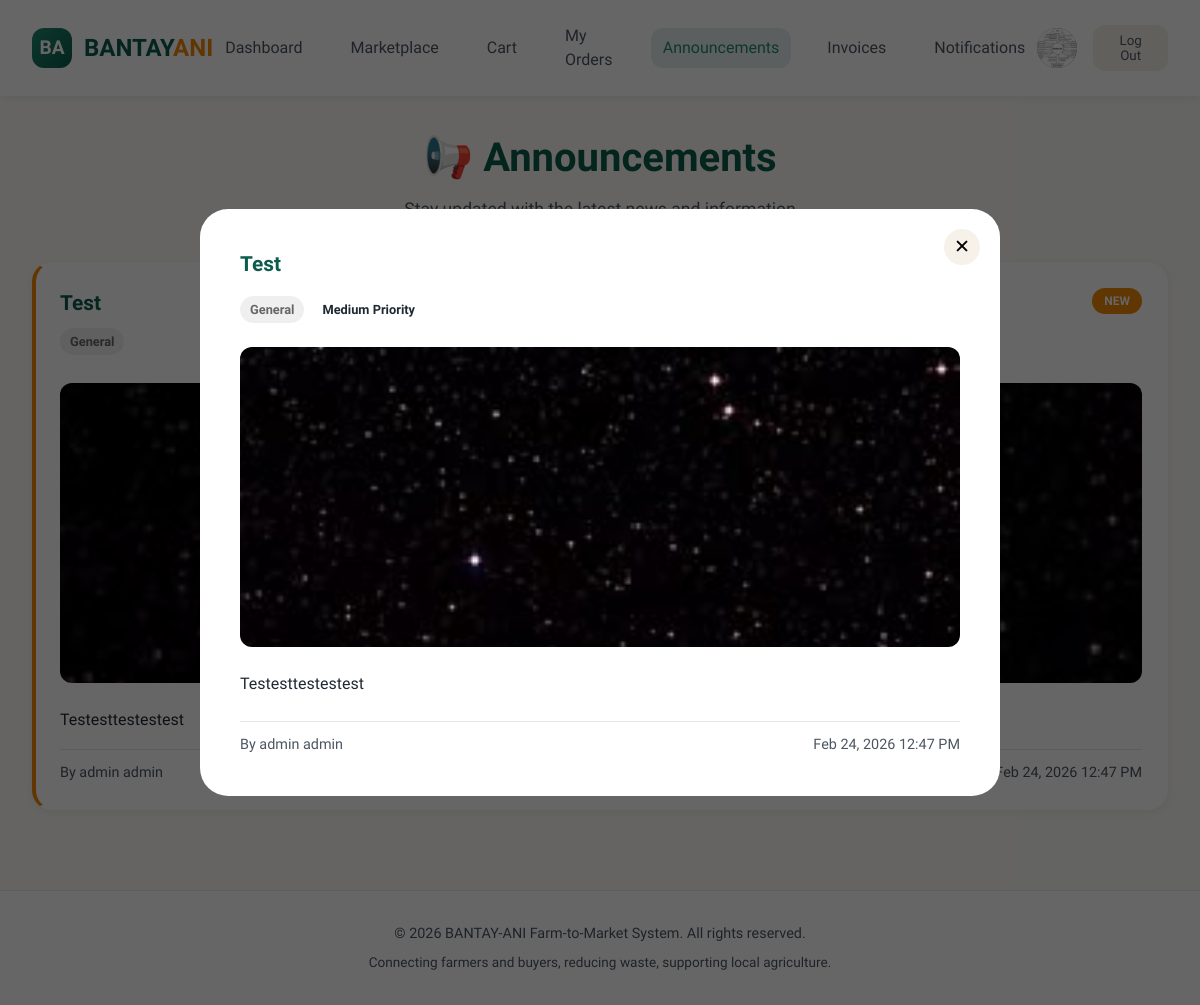
Screenshot of /announcements.php?view=1 (signed in) with the database file from the repository.
### tables this page shows
CREATE TABLE `users` (
  `user_id` int(11) NOT NULL,
  `role` enum('Farmer','Buyer','Admin') NOT NULL,
  `first_name` varchar(45) NOT NULL,
  `middle_name` varchar(45) NOT NULL,
  `last_name` varchar(45) NOT NULL,
  `email` varchar(45) NOT NULL,
  `password` varchar(255) NOT NULL,
  `contact_number` varchar(45) DEFAULT NULL,
  `address` varchar(45) NOT NULL,
  `is_verified` tinyint(4) DEFAULT 0,
  `created_at` timestamp NULL DEFAULT current_timestamp(),
  `img_path` varchar(255) DEFAULT NULL
);

CREATE TABLE `announcements` (
  `announcement_id` int(11) NOT NULL,
  `title` varchar(255) NOT NULL,
  `content` text NOT NULL,
  `announcement_type` enum('General','Weather','System','Event','Alert') DEFAULT 'General',
  `priority` enum('Low','Medium','High','Urgent') DEFAULT 'Medium',
  `target_audience` enum('All','Farmers','Buyers') DEFAULT 'All',
  `created_by` int(11) NOT NULL,
  `created_at` timestamp NOT NULL DEFAULT current_timestamp(),
  `expires_at` datetime DEFAULT NULL,
  `is_active` tinyint(1) DEFAULT 1,
  `image_path` varchar(255) DEFAULT NULL,
  `views_count` int(11) DEFAULT 0
);

### announcements.php (the view, shortened to what this page needs)
<?php
require_once __DIR__ . '/includes/config.php';
$user_id = $_SESSION['user_id'];
$user_role = $_SESSION['role'];
$first_name = $_SESSION['first_name'];
$profile_img = null;
$stmt = $conn->prepare("SELECT img_path FROM users WHERE user_id = ?");
$stmt->bind_param("i", $user_id);
$stmt->execute();
$stmt->bind_result($profile_img);
if (isset($_GET['view']) && is_numeric($_GET['view'])) {
    $announcement_id = (int)$_GET['view'];
    $conn->query("UPDATE announcements SET views_count = views_count + 1 WHERE announcement_id = $announcement_id");
}
$query = "
    SELECT a.*,
           CONCAT(u.first_name, ' ', u.last_name) as creator_name,
           (SELECT COUNT(*) FROM announcement_views WHERE announcement_id = a.announcement_id AND user_id = ?) as is_viewed
    FROM announcements a
    LEFT JOIN users u ON a.created_by = u.user_id
    WHERE a.is_active = 1
    AND (a.target_audience = 'All' OR a.target_audience = ?)
    AND (a.expires_at IS NULL OR a.expires_at > NOW())
    ORDER BY
        CASE a.priority
            WHEN 'Urgent' THEN 1
            WHEN 'High' THEN 2
            WHEN 'Medium' THEN 3
            ELSE 4
        END,
        a.created_at DESC
";
$stmt = $conn->prepare($query);
$stmt->bind_param("is", $user_id, $user_role);
$stmt->execute();
$announcements = $stmt->get_result()->fetch_all(MYSQLI_ASSOC);
$viewing_announcement = null;
if (isset($_GET['view']) && is_numeric($_GET['view'])) {
    $view_id = (int)$_GET['view'];
    $stmt = $conn->prepare("
        SELECT a.*, CONCAT(u.first_name, ' ', u.last_name) as creator_name
        FROM announcements a
        LEFT JOIN users u ON a.created_by = u.user_id
        WHERE a.announcement_id = ?
    ");
    $stmt->bind_param("i", $view_id);
    $stmt->execute();
    $viewing_announcement = $stmt->get_result()->fetch_assoc();
}
?>
<!DOCTYPE html>
<html lang="en">
<head>
</head>
<body>
    <nav class="navbar">
        <div class="logo-container">
            <div class="logo">BA</div>
            <div class="logo-text">BANTAY<span>ANI</span></div>
        </div>
        <div class="nav-links">
            <?php if ($user_role === 'Farmer'): ?>
                <a href="index.php" class="nav-link">Dashboard</a>
                <a href="marketplace.php" class="nav-link">Marketplace</a>
                <a href="./farmer/inventory.php" class="nav-link">My Inventory</a>
                <a href="./farmer/orders.php" class="nav-link">Orders</a>
                <a href="./farmer/cooperative.php" class="nav-link">Cooperative</a>
                <a href="reports.php" class="nav-link">Reports</a>
                <a href="announcements.php" class="nav-link active">Announcements</a>
                <a href="invoices.php" class="nav-link">Invoices</a>
                <a href="./farmer/notifications.php" class="nav-link">Notifications</a>
            <?php elseif ($user_role === 'Buyer'): ?>
                <a href="index.php" class="nav-link">Dashboard</a>
                <a href="marketplace.php" class="nav-link">Marketplace</a>
                <a href="./buyer/cart.php" class="nav-link">Cart</a>
                <a href="./buyer/orders.php" class="nav-link">My Orders</a>
                <a href="announcements.php" class="nav-link active">Announcements</a>
                <a href="invoices.php" class="nav-link">Invoices</a>
                <a href="./buyer/notifications.php" class="nav-link">Notifications</a>
            <?php endif; ?>
        </div>
        <div class="user-menu">
            <?php
                $profile_img = trim($profile_img ?? '');
                $absolute_path = $_SERVER['DOCUMENT_ROOT'] . '/bantayani/' . $profile_img;
                $public_path   = '/bantayani/' . $profile_img;
            ?>
            <a href="./user/profile.php" title="View Profile">
                <div class="user-avatar">
                    <?php if (!empty($profile_img) && file_exists($absolute_path)): ?>
                        <img src="<?= htmlspecialchars($public_path) ?>"
                             alt="Profile"
                             style="width:100%; height:100%; object-fit:cover; border-radius:50%;">
                    <?php else: ?>
                        <?= strtoupper(substr($first_name, 0, 1)) ?>
                    <?php endif; ?>
                </div>
            </a>
            <form method="GET" style="display:inline;">
                <button type="submit" name="logout" value="1" class="logout-btn">
                    Log Out
                </button>
            </form>
        </div>
    </nav>
    <div class="container">
        <div class="page-header">
            <h1>📢 Announcements</h1>
            <p>Stay updated with the latest news and information</p>
        </div>
        <?php if (empty($announcements)): ?>
            <div class="empty-state">
                <div class="empty-state-icon">📭</div>
                <h2>No Announcements</h2>
                <p>There are currently no announcements to display.</p>
            </div>
        <?php else: ?>
            <div class="announcements-grid">
                <?php foreach ($announcements as $announcement): ?>
                    <div class="announcement-card <?= $announcement['is_viewed'] ? '' : 'unread' ?> <?= $announcement['priority'] === 'Urgent' ? 'urgent' : '' ?>"
                         onclick="window.location.href='?view=<?= $announcement['announcement_id'] ?>'">
                        <div class="announcement-header">
                            <div style="flex: 1;">
                                <div class="announcement-title">
                                    <?= htmlspecialchars($announcement['title']) ?>
                                </div>
                                <div class="announcement-meta">
                                    <span class="badge badge-<?= strtolower($announcement['announcement_type']) ?>">
                                        <?= $announcement['announcement_type'] ?>
                                    </span>
                                </div>
                            </div>
                            <?php if (!$announcement['is_viewed']): ?>
                                <span class="unread-badge">NEW</span>
                            <?php endif; ?>
                        </div>
                        <div class="announcement-content">
                            <?= nl2br(htmlspecialchars(substr($announcement['content'], 0, 250))) ?>
                        </div>
                        <div class="announcement-footer">
                            <span>By <?= htmlspecialchars($announcement['creator_name']) ?></span>
                            <span><?= date('M d, Y h:i A', strtotime($announcement['created_at'])) ?></span>
                        </div>
                    </div>
                <?php endforeach; ?>
            </div>
        <?php endif; ?>
    </div>
    <?php if ($viewing_announcement): ?>
    <div class="modal active" id="announcementModal">
        <div class="modal-content">
            <button class="modal-close" onclick="window.location.href='announcements.php'">✕</button>
            <div class="announcement-title" style="margin-bottom: 16px;">
                <?= htmlspecialchars($viewing_announcement['title']) ?>
            </div>
            <div class="announcement-meta" style="margin-bottom: 24px;">
                <span class="badge badge-<?= strtolower($viewing_announcement['announcement_type']) ?>">
                    <?= $viewing_announcement['announcement_type'] ?>
                </span>
                <span class="badge badge-<?= strtolower($viewing_announcement['priority']) ?>">
                    <?= $viewing_announcement['priority'] ?> Priority
                </span>
            </div>
            <?php if (!empty($viewing_announcement['image_path'])): ?>
                <img src="<?= htmlspecialchars($viewing_announcement['image_path']) ?>"
                     class="announcement-image"
                     alt="Announcement">
            <?php endif; ?>
            <div class="announcement-content">
                <?= nl2br(htmlspecialchars($viewing_announcement['content'])) ?>
            </div>
            <div class="announcement-footer" style="margin-top: 24px;">
                <span>By <?= htmlspecialchars($viewing_announcement['creator_name']) ?></span>
                <span><?= date('M d, Y h:i A', strtotime($viewing_announcement['created_at'])) ?></span>
            </div>
        </div>
    </div>
    <?php endif; ?>
    <footer class="footer">
        <p>© <?= date('Y') ?> BANTAY-ANI Farm-to-Market System. All rights reserved.</p>
        <p style="margin-top: 8px; font-size: 0.85rem;">
            Connecting farmers and buyers, reducing waste, supporting local agriculture.
        </p>
    </footer>
</body>
</html>

### rows the page displays
users: img_path (picture)
announcements: title "Test", announcement_type "General", content "Testesttestestest", creator_name "admin admin", created_at "Feb 24, 2026 12:47 PM", priority "Medium", image_path (picture)

### other values shown
$viewing_announcement['creator_name'] "admin admin"
